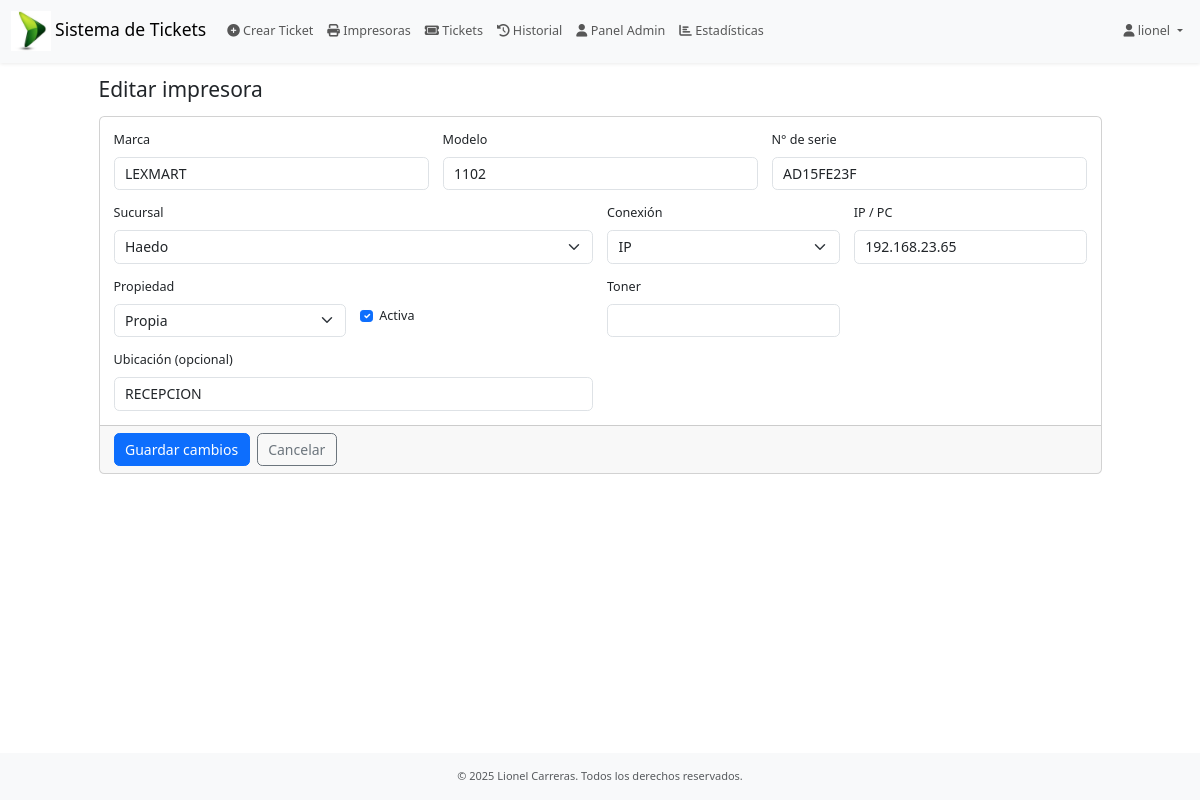
Screenshot of /impresoras/3/editar/ (signed in) with the database file from the repository.
### users/models.py (models this page shows)
class CustomUser(AbstractUser):
    sucursal = models.ForeignKey(
        'soporte.Sucursal',
        verbose_name="Sucursal",
        on_delete=models.SET_NULL,
        null=True,
        blank=True,
        db_column='sucursalid_usuario',
    )
    must_change_password = models.BooleanField(
        default=True,
        help_text="Si es True, el usuario debe cambiar la contraseña en su próximo inicio de sesión."
    )

### inventario/models.py (models this page shows, shortened)
class Impresora(models.Model):
    CONEXION_CHOICES = [
        ("IP", "IP"),
        ("USB", "USB"),
    ]
    PROPIEDAD_CHOICES = [
        ("PROPIA", "Propia"),
        ("ALQUILER", "Alquiler"),
    ]
    marca      = models.CharField(max_length=80)
    modelo     = models.CharField(max_length=120)
    nro_serie  = models.CharField("N° de serie", max_length=120, unique=True)
    sucursal   = models.ForeignKey('soporte.Sucursal', on_delete=models.PROTECT, related_name="impresoras")
    conexion   = models.CharField(max_length=3, choices=CONEXION_CHOICES)
    ip = models.CharField("IP / PC", max_length=120, blank=True, default="")
    propiedad  = models.CharField(max_length=8, choices=PROPIEDAD_CHOICES)
    activa     = models.BooleanField(default=True)
    ubicacion  = models.CharField(max_length=120, blank=True, default="", help_text="Ej: Administración, Depósito")
    notas      = models.TextField(blank=True, default="")
    toner      = models.CharField(max_length=120, blank=True, default="", help_text="Modelo de tóner/cartucho")
    created_at = models.DateTimeField(auto_now_add=True)
    updated_at = models.DateTimeField(auto_now=True)
    class Meta:
        ordering = ["sucursal__nombre", "marca", "modelo"]
        verbose_name = "Impresora"
        verbose_name_plural = "Impresoras"
        indexes = [
            models.Index(fields=["nro_serie"]),            # búsquedas por serie
            models.Index(fields=["ip"]),                   # búsquedas por IP
            models.Index(fields=["marca", "modelo"]),      # filtros comunes
            models.Index(fields=["sucursal", "activa"]),   # listados por suc/estado
        ]

### soporte/models.py (models this page shows, shortened)
class Sucursal(models.Model):
    id = models.IntegerField(primary_key=True)
    nombre = models.CharField("Nombre de la Sucursal", max_length=100, unique=True, null=True, blank=True)
    class Meta:
        verbose_name = "Sucursal"
        verbose_name_plural = "Sucursales"
        ordering = ['id']

### inventario/views.py (the view, shortened to what this page needs)
# urls.py: path("impresoras/<int:pk>/editar/", views.impresora_edit, name="impresora_edit"),
@login_required
@permission_required("inventario.change_impresora", raise_exception=True)
def impresora_edit(request, pk):
    imp = get_object_or_404(Impresora, pk=pk)
    sucursales = Sucursal.objects.order_by("nombre")
    return render(request, "soporte/inventario/impresora_edit.html", {"sucursales": sucursales, "imp": imp, "mode": "edit"})

### soporte/templates/soporte/inventario/impresora_edit.html (shortened to what this page needs)
{% extends 'soporte/app.html' %}
{% load static %}
{% block content %}
<h4 class="mb-3">Editar impresora</h4>
<form method="post" action="{% url 'inventario:impresora_edit' imp.id %}" class="card">
  <div class="card-body">
    <div class="row g-3">
      <div class="col-md-4">
        <label class="form-label">Marca</label>
        <input name="marca" class="form-control" value="{{ imp.marca }}" required>
      </div>
      <div class="col-md-4">
        <label class="form-label">Modelo</label>
        <input name="modelo" class="form-control" value="{{ imp.modelo }}" required>
      </div>
      <div class="col-md-4">
        <label class="form-label">N° de serie</label>
        <input name="nro_serie" class="form-control" value="{{ imp.nro_serie }}" required>
      </div>
      <div class="col-md-6">
        <label class="form-label">Sucursal</label>
        <select name="sucursal" class="form-select" required>
          {% for s in sucursales %}
            <option value="{{ s.id }}" {% if imp.sucursal_id == s.id %}selected{% endif %}>{{ s.nombre }}</option>
          {% endfor %}
        </select>
      </div>
      <div class="col-md-3">
        <label class="form-label">Conexión</label>
        <select name="conexion" id="conexion" class="form-select" required>
          <option value="IP"  {% if imp.conexion == 'IP' %}selected{% endif %}>IP</option>
        </select>
      </div>
      <div class="col-md-3" id="ipWrapper">
        <label class="form-label">IP / PC</label>
        <input name="ip" id="ipField" class="form-control" placeholder="Ej: 192.168.1.50 / PC-025"
               value="{{ imp.ip|default_if_none:'' }}">
      </div>
      <div class="col-md-3">
        <label class="form-label">Propiedad</label>
        <select name="propiedad" class="form-select" required>
          <option value="PROPIA"   {% if imp.propiedad == 'PROPIA' %}selected{% endif %}>Propia</option>
        </select>
      </div>
      <div class="col-md-3 d-flex align-items-center">
        <div class="form-check mt-4">
          <input class="form-check-input" type="checkbox" id="activa" name="activa" {% if imp.activa %}checked{% endif %}>
          <label class="form-check-label" for="activa">Activa</label>
        </div>
      </div>
       <div class="col-md-3">
        <label class="form-label">Toner</label>
        <input name="toner" id="toner" class="form-control">
      </div>
      <div class="col-md-6">
        <label class="form-label">Ubicación (opcional)</label>
        <input name="ubicacion" class="form-control" value="{{ imp.ubicacion|default_if_none:'' }}">
      </div>
    </div>
  </div>
  <div class="card-footer d-flex gap-2">
    <button class="btn btn-primary">Guardar cambios</button>
    <a href="{% url 'inventario:impresora_list' %}" class="btn btn-outline-secondary">Cancelar</a>
  </div>
</form>
{% endblock %}

### soporte/templates/soporte/partials/navbar.html (shortened to what this page needs)
{% load static %}
<nav class="navbar navbar-expand-lg navbar-light bg-light shadow-sm">
  <div class="container-fluid">
    <a class="navbar-brand" href="{% if user.group.name == 'usuario' %}">
      {% url 'soporte:dashboard_usuario' %}
    {% else %}
      {% url 'soporte:dashboard_agente' %}"
    {% endif %}>
       <img src="{% static 'images/logo.jpeg' %}" alt="Logo" class="img-fluid" style="max-height: 40px;"></i> Sistema de Tickets
    </a>
    <div class="collapse navbar-collapse" id="mainNav">
      <ul class="navbar-nav me-auto mb-2 mb-lg-0">
        {% if perms.soporte.add_ticket %}
          <li class="nav-item">
            <a class="nav-link" href="/soporte/dashboard/admin/create_ticket">
              <i class="fas fa-plus-circle"></i> Crear Ticket
            </a>
          </li>
        {% endif %}
        {% if perms.soporte.add_ticket %}
          <li class="nav-item">
            <a class="nav-link" href="/impresoras">
              <i class="fas fa-print"></i> Impresoras
            </a>
          </li>
        {% endif %}
        {% if perms.soporte.view_ticket %}
          <li class="nav-item">
            <a class="nav-link" href="/soporte/dashboard/agentes/">
              <i class="fa-solid fa-ticket"></i> Tickets
            </a>
          </li>
        {% endif %}
         {% if perms.soporte.view_ticket %}
            <li class="nav-item">
              <a class="nav-link"
                href="{% url 'soporte:ticket_historico' %}">
                <i class="fa-solid fa-clock-rotate-left"></i> Historial
              </a>
            </li>
          {% endif %}
        {% if perms.soporte.view_ticket %}
          <li class="nav-item">
            <a class="nav-link" href="/admin/">
              <i class="fas fa-user"></i> Panel Admin
            </a>
          </li>
        {% endif %}
        {% if perms.auth.view_user %}
          <li class="nav-item">
            <a class="nav-link" href="/soporte/dashboard/superadmin">
              <i class="fas fa-chart-bar"></i> Estadísticas
            </a>
          </li>
        {% endif %}
      </ul>
      <ul class="navbar-nav ms-auto">
        {% if user.is_authenticated %}
    <li class="nav-item dropdown">
      <a
        class="nav-link dropdown-toggle"
        href="#"
        id="userMenu"
        role="button"
        data-bs-toggle="dropdown"
        aria-expanded="false"
      >
        <i class="fas fa-user"></i> {{ user.username }}
      </a>
        </li>
      </ul>
  {% else %}
    <li class="nav-item">
      <a class="nav-link" href="{% url 'users:login' %}">
        <i class="fas fa-sign-in-alt"></i> Iniciar sesión
      </a>
    </li>
  {% endif %}
    </div>
  </div>
</nav>

### soporte/templates/soporte/app.html (style rules this page uses)
@media (max-width: 1366px) { html { font-size: 90%; } }
html { font-size: 87.5%; }
body { font-size: 0.9rem; }

### rows the page displays
CustomUser: username "lionel"
Impresora: marca "LEXMART", modelo "1102", nro_serie "AD15FE23F", sucursal "Haedo", conexion "IP", ip "192.168.23.65", propiedad "Propia", activa "☑", ubicacion "RECEPCION"
